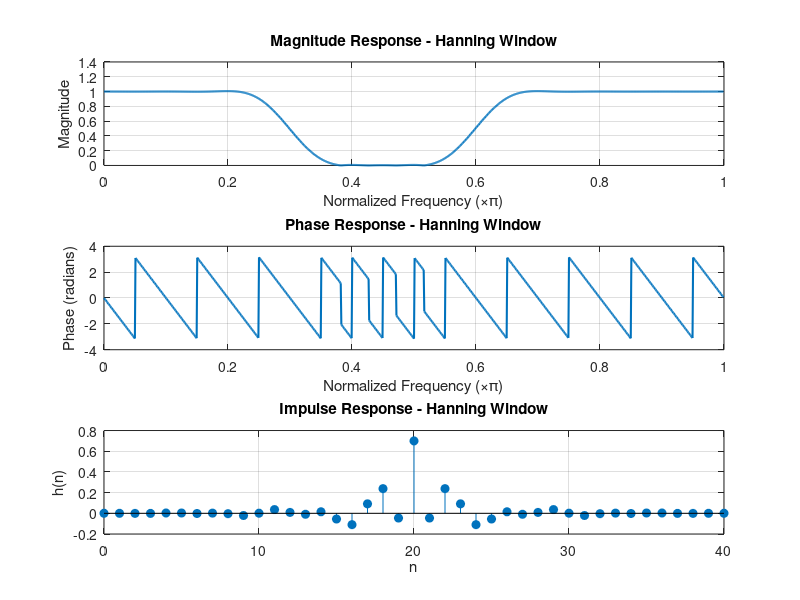

Reproduce this figure in MATLAB.
clc;
clear;
close all;

% -------- Filter Specifications --------
N = 41;
wc1 = 0.3*pi;
wc2 = 0.6*pi;

Wn = [wc1 wc2]/pi;

% -------- FIR Band-Stop Filter Design --------
b = fir1(N-1, Wn, 'stop', hann(N));   % Using Hanning window

% -------- Frequency Response --------
[H, w] = freqz(b,1,1024);

figure;

% Magnitude Response
subplot(3,1,1);
plot(w/pi, abs(H), 'LineWidth',1.5);
grid on;
title('Magnitude Response - Hanning Window');
xlabel('Normalized Frequency (\times\pi)');
ylabel('Magnitude');

% Phase Response
subplot(3,1,2);
plot(w/pi, angle(H), 'LineWidth',1.5);
grid on;
title('Phase Response - Hanning Window');
xlabel('Normalized Frequency (\times\pi)');
ylabel('Phase (radians)');

% Impulse Response
subplot(3,1,3);
stem(0:N-1, b, 'filled');
grid on;
title('Impulse Response - Hanning Window');
xlabel('n');
ylabel('h(n)');
